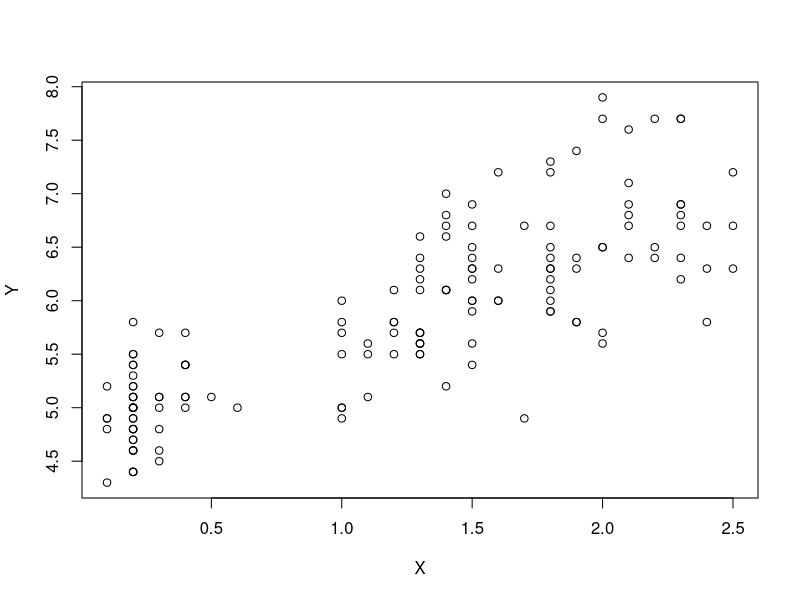
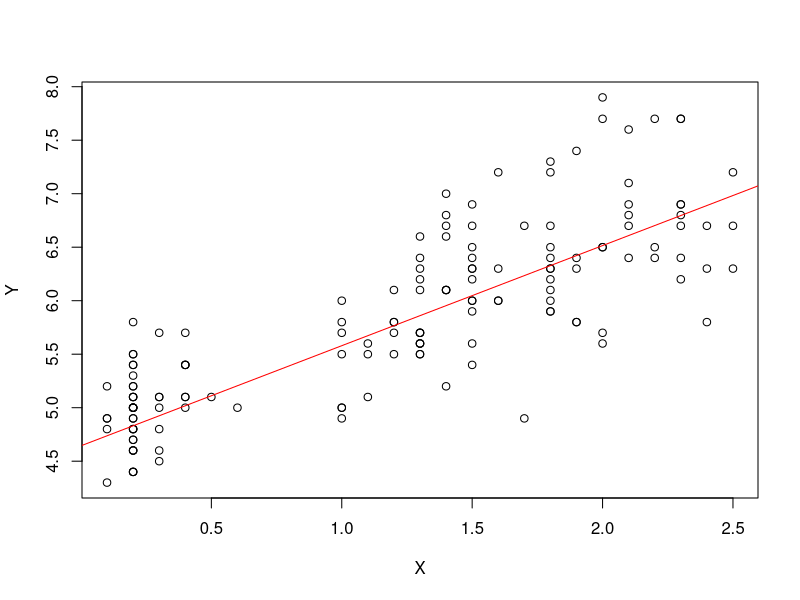

Source code (R) for these figures, in order: (Note: this script raises an error after producing the figures.)
## ---- chunk 1
knitr::opts_chunk$set(echo = TRUE)
## ---- chunk 2
data(iris)
Y = iris$Sepal.Length
X = iris$Petal.Width
plot(X, Y)
## ---- chunk 3
gd <- function(x, y, alpha, beta_0, beta_1){
  beta_0 <- beta_0 + (alpha /length(x)) * sum(y - beta_0- beta_1 * x )
  beta_1 <- beta_1 + (alpha /length(x)) * sum(x * (y - beta_0-beta_1 * x))
c(beta_0, beta_1)
} 
#lm(Sepal.Length ~Petal.Width, data = iris)
## ---- chunk 4
gd(X, Y, alpha = 1, 1, 1)
## ---- chunk 5
plot(X,Y)
abline(a = 4.644000, b = 0.935696, col = "red")
## ---- chunk 6
gd(X, Y, alpha = 1, 4.644000, 0.935696)
## ---- chunk 7
paso0 <- gd(X, Y, alpha = 1, beta_0 = 1, beta_1 = 1)
paso0
Costo <- (1 / (2* length(X))) * sum(Y -paso0[1]-paso0[2] * X)
## ---- chunk 8
valores_iniciales <- c(1, 1)
Costo <- numeric(100)
for(i in 1:100){
valores_iniciales <- gd(X, Y, alpha = 1, beta_0 = valores_iniciales[1], beta_1 = valores_iniciales[2])
Costo[i] = (1 / (2* length(X))) * sum(Y -valores_iniciales[1]-valores_iniciales[2] * X) 
#stop(if(Costo[i] < 0.0001))
}


Costo
## ---- chunk 9
set.seed(112020)
indicamue <-sample(150, round(150 * 0.7))
training <- iris[indicamue,]
modelo <- lm(Sepal.Length~Petal.Width, data = training)
summary(modelo)
## ---- chunk 10
indica_test <- setdiff(1:150, indicamue) 
mue_test <- iris[indica_test, c("Petal.Width", "Sepal.Length")]
# predict(modelo, mue_test)
MSE <- mean((mue_test$Sepal.Length - predict(modelo, mue_test))^2)
MSE
## ---- chunk 11
MSE <- function(semilla, variable){
set.seed(semilla)
indicamue <- sample(150, round(150 * 0.7))
training <- iris[indicamue,]
formula <- as.formula(paste0("Sepal.Length ~", variable))
modelo <- lm(formula, data = training)
summary(modelo)
indica_test <- setdiff(1:150, indicamue) 
mue_test <- iris[indica_test, c(variable, "Sepal.Length")]
# predict(modelo, mue_test)
MSE <- mean((mue_test$Sepal.Length - predict(modelo, mue_test))^2)
return(MSE)
}
MSE(112020, "Petal.Width")
## ---- chunk 12
v_mse <- numeric(5000)
set.seed(112020)
semillas <- sample(1:1000000, 5000, replace = F)

for(i in 1:5000){
  v_mse[i] <- MSE(semillas[i])
}
## ---- chunk 13
hist(v_mse)
summary(v_mse)
